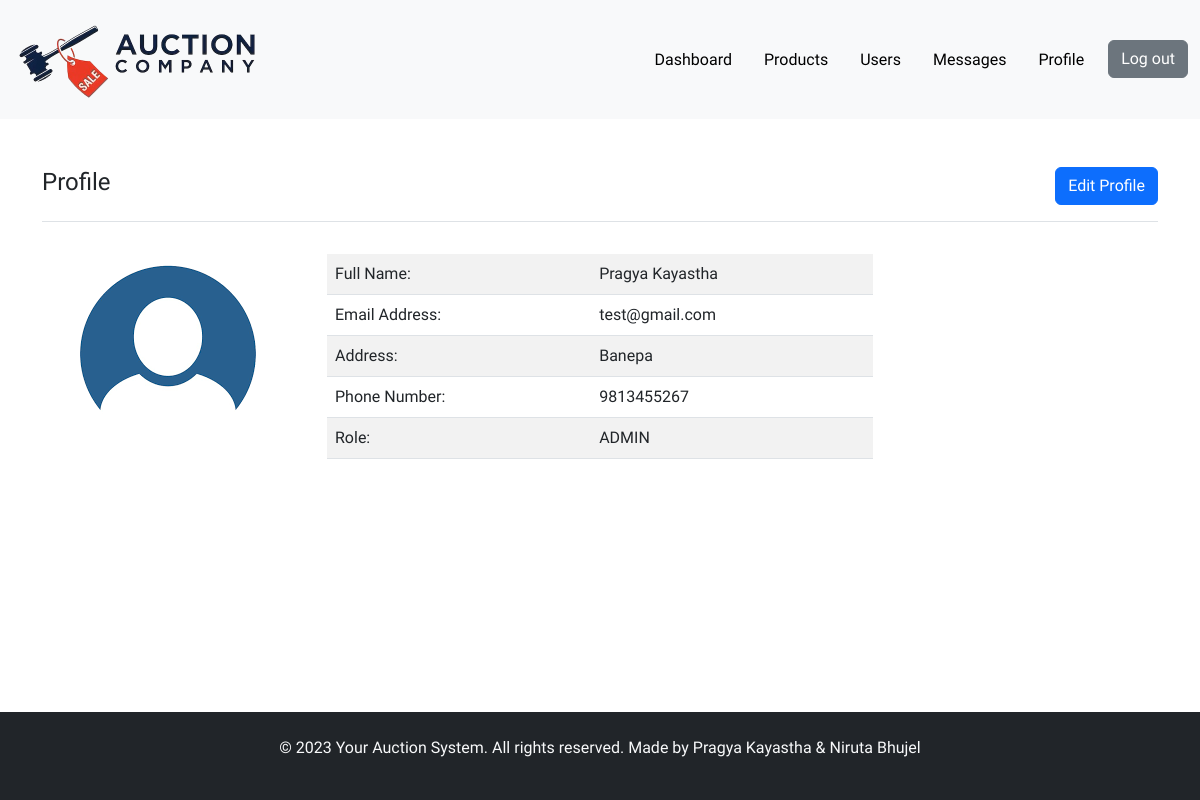
Page /admin/pages/profile.php (signed in) on the committed database.
### tables this page shows
CREATE TABLE `users` (
  `id` bigint(20) UNSIGNED NOT NULL,
  `first_name` varchar(100) NOT NULL,
  `last_name` varchar(100) NOT NULL,
  `phone_number` varchar(100) NOT NULL,
  `address` varchar(100) NOT NULL,
  `email_address` varchar(100) NOT NULL,
  `password` varchar(100) NOT NULL DEFAULT '',
  `role` text NOT NULL
);

### db/conection.php (called while the page is built, shortened)
<?php
$dbname = "auction";
$host = "localhost";
$username = "root";
$password  = "";
$conn = mysqli_connect($host, $username, $password, $dbname) or die("Connection Failed");
$file_path = '/pragya';
$urlPath = $_SERVER['REQUEST_SCHEME'] . '://' . $_SERVER['HTTP_HOST'];
$base_url = $urlPath . $file_path;
function get_the_user($data){
    global $conn;
    if (isset($_SESSION["current_user_id"])):
        $current_user_id = $_SESSION["current_user_id"];
    endif;
    $query = "SELECT * FROM users where `id` = '$current_user_id' ";
    $result = mysqli_query($conn, $query);
    $row = mysqli_fetch_assoc($result);
    $user_data = $row[$data];
    return $user_data;
}

### admin/pages/profile.php (the view)
<?php include '../header.php';
$user_fn = get_the_user('first_name');
$user_ln = get_the_user('last_name');
$email = get_the_user('email_address');
$address = get_the_user('address');
$phone_number = get_the_user('phone_number');
$role = get_the_user('role');
?>
<div class="user-form my-5">
    <div class="container">
        <div class="title-wrapper d-flex align-items-center justify-content-between border-bottom
             pb-3 mb-3">
            <h4>Profile</h4>
         <a href="user-form.php?id=<?php echo $current_user_id; ?>" class="btn btn-primary">Edit Profile </a>
         </div>
        <div class="row">
           <div class="col-md-3 py-3">
                  <div class="user-profile">
                   <img class="img-fluid" src="<?php echo $base_url . '/img/user-img.png' ?>" alt="">
                  </div>
           </div>
           <div class="col-md-6 py-3">
                   <table class="table table-striped ">
                       <tr>
                           <td scope="row">Full Name:</td>
                           <td class="text-capitalize"><?php echo $user_fn . ' ' . $user_ln; ?></td>
                       </tr>
                       <tr>
                           <td scope="row">Email Address:</td>
                           <td><?php echo $email ?></td>
                       </tr>
                       <tr>
                           <td scope="row">Address:</td>
                           <td class="text-capitalize"><?php echo $address ?></td>
                       </tr>
                       <tr>
                           <td scope="row">Phone Number:</td>
                           <td><?php echo $phone_number ?></td>
                       </tr>
                       <tr>
                           <td scope="row">Role:</td>
                           <td class="text-uppercase"><?php echo $role ?></td>
                       </tr>
                   </table>
           </div>
        </div>
    </div>
</div>
<?php include '../footer.php'; ?>

### admin/admin-style.css (style rules this page uses)
* { padding: 0; margin: 0; }
body { position: relative; min-height: 100vh; padding-bottom: 72px; font-family: 'Tektur', cursive; }
table { vertical-align: middle !important; }

### rows in the picture
users: first_name "Pragya", last_name "Kayastha", email_address "test@gmail.com", address "Banepa", phone_number "9813455267", role "ADMIN"
